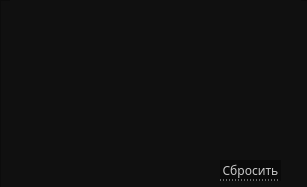
   <widget class="QWidget" name="type">
    <property name="geometry">
     <rect>
      <x>0</x>
      <y>0</y>
      <width>307</width>
      <height>187</height>
     </rect>
    </property>
    <attribute name="icon">
     <iconset>
      <normaloff>../../images/down-arrow.png</normaloff>../../images/down-arrow.png</iconset>
    </attribute>
    <attribute name="label">
     <string>Тип корпуса</string>
    </attribute>
    <widget class="QFrame" name="frameType">
     <property name="geometry">
      <rect>
       <x>0</x>
       <y>0</y>
       <width>311</width>
       <height>191</height>
      </rect>
     </property>
     <property name="styleSheet">
      <string notr="true">QFrame{
	background-color: #101010;
}
</string>
     </property>
     <property name="frameShape">
      <enum>QFrame::StyledPanel</enum>
     </property>
     <property name="frameShadow">
      <enum>QFrame::Raised</enum>
     </property>
     <widget class="QTableWidget" name="tableType">
      <property name="enabled">
       <bool>true</bool>
      </property>
      <property name="geometry">
       <rect>
        <x>10</x>
        <y>0</y>
        <width>291</width>
        <height>161</height>
       </rect>
      </property>
      <property name="font">
       <font>
        <family>Montserrat Medium</family>
        <stylestrategy>PreferAntialias</stylestrategy>
       </font>
      </property>
      <property name="mouseTracking">
       <bool>true</bool>
      </property>
      <property name="focusPolicy">
       <enum>Qt::NoFocus</enum>
      </property>
      <property name="autoFillBackground">
       <bool>false</bool>
      </property>
      <property name="styleSheet">
       <string notr="true">QHeaderView
{	
	background: rgb(30, 30, 30);
	color: #dddddd;
	border: 0px;
	font-size: 14px;
	min-width: 100px;	
	min-height: 30px;
}

QHeaderView::section{
	background: rgb(30, 30, 30);
	min-width: 10px;	
	min-height: 25px;
	border: 0px solid;
	border-right: 1px solid rgb(50,50,50); 
	color: #dddddd;
	font-size: 12px;
}

QHeaderView::section:hover {
   color: white;
	background-color: rgb(80,80,80);
}

QHeaderView::section{
    color: white;
	selection-background-color:#ffc0cb;
}

QTableWidget QTableCornerButton::section
{
	
	background: rgb(30, 30, 30);
	border-style: solid;
	border-width: 1px;
}

QTableWidget::item
{
 	border-bottom: 1px solid rgb(60,60,60); 
	border-right: 0px;
	border-left: 0px;
	border-top:0px;
}

QTableView
{
	background-color: #101010;
	color: #dddddd;
	border-top: 0px;
	border-right: 0px;
	border-left: 0px;
	border-bottom: 0px;
}

QTableWidget::item:hover {
    color: white;
	border-bottom: 1px solid rgb(180,180,180);
}      

QTableWidget::item:selected
{
 	color: white;
	border-bottom: 1px solid rgb(180,180,180);
}

QScrollBar:vertical {
	border: none;
    background-color: #151515;
    width: 8px;
    margin: 15px 0 15px 0;
	border-radius: 0px;
 }

/*  HANDLE BAR VERTICAL */
QScrollBar::handle:vertical {	
	background-color: #151515;
	min-height: 30px;
	border-radius: 0px;
	border: 1px solid;
	border-right: 0px;
	border-color: rgb(60,60,60);
}
QScrollBar::handle:vertical:hover{	
	background-color:  rgb(50,50,50);
	border-color: rgb(60,60,60);
}
QScrollBar::handle:vertical:pressed {	
	background-color: rgb(120, 0, 2);
}

/* BTN TOP - SCROLLBAR */
QScrollBar::sub-line:vertical {
	background-color: #151515;
	height: 15px;
	subcontrol-position: top;
	subcontrol-origin: margin;
	border: 0px;
	border-bottom: 1px solid rgb(180, 0, 0);
}
QScrollBar::sub-line:vertical:hover {	
	background-color: #575757;
	border-color: #242424;
}
QScrollBar::sub-line:vertical:pressed {	
	background-color: rgb(120, 0, 2);
}

/* BTN BOTTOM - SCROLLBAR */
QScrollBar::add-line:vertical {
	background-color: #151515;
	height: 15px;
	subcontrol-position: bottom;
	subcontrol-origin: margin;
	border: 1px solid;
	border-color: rgb(60,60,60);
	border: 1px solid;
	border-top:1px solid rgb(180, 0, 0);
	border-right: 0px;
	border-bottom: 0px;
}
QScrollBar::add-line:vertical:hover {	
	background-color: #575757;
	border-color: #242424;
}
QScrollBar::add-line:vertical:pressed {	
	background-color: rgb(120, 0, 2);
}
/* RESET ARROW */
QScrollBar::up-arrow:vertical, QScrollBar::down-arrow:vertical {
	background: none;
}

QScrollBar::add-page:vertical, QScrollBar::sub-page:vertical {
	background: none;
}</string>
      </property>
      <property name="editTriggers">
       <set>QAbstractItemView::AnyKeyPressed|QAbstractItemView::EditKeyPressed|QAbstractItemView::SelectedClicked</set>
      </property>
      <property name="selectionMode">
       <enum>QAbstractItemView::MultiSelection</enum>
      </property>
      <property name="selectionBehavior">
       <enum>QAbstractItemView::SelectRows</enum>
      </property>
      <property name="showGrid">
       <bool>false</bool>
      </property>
      <property name="gridStyle">
       <enum>Qt::SolidLine</enum>
      </property>
      <property name="sortingEnabled">
       <bool>true</bool>
      </property>
      <attribute name="horizontalHeaderVisible">
       <bool>false</bool>
      </attribute>
      <attribute name="horizontalHeaderCascadingSectionResizes">
       <bool>true</bool>
      </attribute>
      <attribute name="horizontalHeaderDefaultSectionSize">
       <number>120</number>
      </attribute>
      <attribute name="horizontalHeaderHighlightSections">
       <bool>false</bool>
      </attribute>
      <attribute name="horizontalHeaderMinimumSectionSize">
       <number>15</number>
      </attribute>
      <attribute name="horizontalHeaderShowSortIndicator" stdset="0">
       <bool>true</bool>
      </attribute>
      <attribute name="horizontalHeaderStretchLastSection">
       <bool>false</bool>
      </attribute>
      <attribute name="verticalHeaderVisible">
       <bool>false</bool>
      </attribute>
      <attribute name="verticalHeaderCascadingSectionResizes">
       <bool>false</bool>
      </attribute>
      <attribute name="verticalHeaderMinimumSectionSize">
       <number>10</number>
      </attribute>
      <column>
       <property name="text">
        <string>Выбор</string>
       </property>
      </column>
      <column>
       <property name="text">
        <string>Название</string>
       </property>
      </column>
     </widget>
     <widget class="QPushButton" name="btnResetType">
      <property name="geometry">
       <rect>
        <x>220</x>
        <y>160</y>
        <width>61</width>
        <height>21</height>
       </rect>
      </property>
      <property name="font">
       <font>
        <family>Montserrat Medium</family>
        <pointsize>9</pointsize>
       </font>
      </property>
      <property name="styleSheet">
       <string notr="true">QPushButton
{
	background-color: rgb(10, 10, 10);
	color:  rgb(200,200, 200);
	border: 0px;
	border-bottom: 1px dotted rgb(200, 200, 200);
}

QPushButton::hover
{
	color: red;
	border-bottom: 1px dotted red;
}
</string>
      </property>
      <property name="text">
       <string>Сбросить</string>
      </property>
     </widget>
    </widget>
   </widget>
